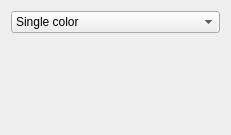
<?xml version="1.0" encoding="UTF-8"?>
<ui version="4.0">
 <class>BackgroundEditorWidget</class>
 <widget class="QWidget" name="BackgroundEditorWidget">
  <property name="geometry">
   <rect>
    <x>0</x>
    <y>0</y>
    <width>231</width>
    <height>135</height>
   </rect>
  </property>
  <property name="sizePolicy">
   <sizepolicy hsizetype="Preferred" vsizetype="Minimum">
    <horstretch>0</horstretch>
    <verstretch>0</verstretch>
   </sizepolicy>
  </property>
  <layout class="QVBoxLayout" name="mainLayout">
   <item>
    <widget class="QComboBox" name="BackgroundType">
     <item>
      <property name="text">
       <string>Single color</string>
      </property>
     </item>
     <item>
      <property name="text">
       <string>Gradient</string>
      </property>
     </item>
     <item>
      <property name="text">
       <string>Image</string>
      </property>
     </item>
    </widget>
   </item>
   <item>
    <widget class="QStackedWidget" name="stackedWidget">
     <property name="currentIndex">
      <number>1</number>
     </property>
     <widget class="QWidget" name="page_1">
      <layout class="QGridLayout" name="page1Layout" columnstretch="1,0">
       <item row="0" column="0">
        <widget class="pqColorChooserButtonWithPalettes" name="Color">
         <property name="sizePolicy">
          <sizepolicy hsizetype="MinimumExpanding" vsizetype="Fixed">
           <horstretch>0</horstretch>
           <verstretch>0</verstretch>
          </sizepolicy>
         </property>
         <property name="text">
          <string>Color</string>
         </property>
        </widget>
       </item>
       <item row="0" column="1">
        <widget class="QPushButton" name="RestoreDefaultColor">
         <property name="sizePolicy">
          <sizepolicy hsizetype="Fixed" vsizetype="Fixed">
           <horstretch>0</horstretch>
           <verstretch>0</verstretch>
          </sizepolicy>
         </property>
         <property name="maximumSize">
          <size>
           <width>16777215</width>
           <height>16777215</height>
          </size>
         </property>
         <property name="text">
          <string>Restore Default</string>
         </property>
        </widget>
       </item>
       <item row="1" column="0">
        <widget class="pqColorChooserButtonWithPalettes" name="Color2">
         <property name="sizePolicy">
          <sizepolicy hsizetype="MinimumExpanding" vsizetype="Fixed">
           <horstretch>0</horstretch>
           <verstretch>0</verstretch>
          </sizepolicy>
         </property>
         <property name="text">
          <string>Color 2</string>
         </property>
        </widget>
       </item>
       <item row="1" column="1">
        <widget class="QPushButton" name="RestoreDefaultColor2">
         <property name="sizePolicy">
          <sizepolicy hsizetype="Fixed" vsizetype="Fixed">
           <horstretch>0</horstretch>
           <verstretch>0</verstretch>
          </sizepolicy>
         </property>
         <property name="minimumSize">
          <size>
           <width>0</width>
           <height>0</height>
          </size>
         </property>
         <property name="maximumSize">
          <size>
           <width>16777215</width>
           <height>16777215</height>
          </size>
         </property>
         <property name="text">
          <string>Restore Default</string>
         </property>
        </widget>
       </item>
       <item row="2" column="0">
        <spacer name="verticalSpacer">
         <property name="orientation">
          <enum>Qt::Vertical</enum>
         </property>
         <property name="sizeHint" stdset="0">
          <size>
           <width>20</width>
           <height>0</height>
          </size>
         </property>
        </spacer>
       </item>
      </layout>
     </widget>
     <widget class="QWidget" name="page_3">
      <layout class="QVBoxLayout" name="page3Layout">
       <item>
        <spacer name="verticalSpacer_2">
         <property name="orientation">
          <enum>Qt::Vertical</enum>
         </property>
         <property name="sizeType">
          <enum>QSizePolicy::MinimumExpanding</enum>
         </property>
         <property name="sizeHint" stdset="0">
          <size>
           <width>20</width>
           <height>0</height>
          </size>
         </property>
        </spacer>
       </item>
      </layout>
     </widget>
    </widget>
   </item>
  </layout>
 </widget>
 <customwidgets>
  <customwidget>
   <class>pqColorChooserButtonWithPalettes</class>
   <extends>QToolButton</extends>
   <header>pqColorChooserButtonWithPalettes.h</header>
   <container>1</container>
  </customwidget>
  <customwidget>
   <class>pqTextureComboBox</class>
   <extends>QComboBox</extends>
   <header>pqTextureComboBox.h</header>
  </customwidget>
 </customwidgets>
 <resources/>
 <connections/>
</ui>
